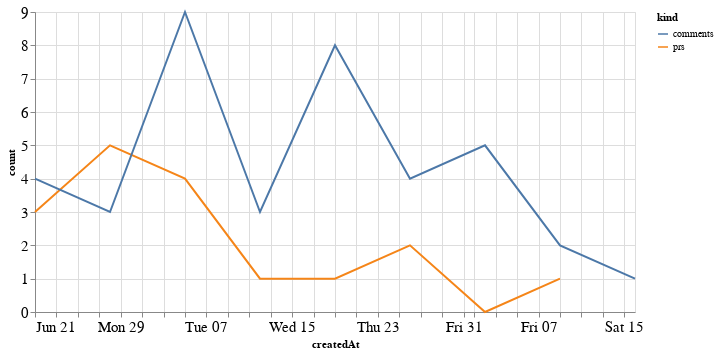

Notebook source saved alongside this figure:
### Code cell
alt.Chart(total_time, width=600).mark_line().encode(
    x='createdAt',
    y='count',
    color='kind'
)

### Figure 1 — Vega-Lite specification as saved in the notebook (floating-point values rounded to 4 significant figures)
{"config": {"axisLeft": {"labelFontSize": 15}, "axisBottom": {"labelFontSize": 15}}, "data": {"name": "data-6f2eb1bef7e07705f20adea1ee3d8329"}, "mark": "line", "encoding": {"color": {"type": "nominal", "field": "kind"}, "x": {"type": "temporal", "field": "createdAt"}, "y": {"type": "quantitative", "field": "count"}}, "width": 600, "$schema": "https://vega.github.io/schema/vega-lite/v4.8.1.json", "datasets": {"data-6f2eb1bef7e07705f20adea1ee3d8329": [{"createdAt": "2020-06-21T00:00:00", "kind": "prs", "count": 3.0}, {"createdAt": "2020-06-28T00:00:00", "kind": "prs", "count": 5.0}, {"createdAt": "2020-07-05T00:00:00", "kind": "prs", "count": 4.0}, {"createdAt": "2020-07-12T00:00:00", "kind": "prs", "count": 1.0}, {"createdAt": "2020-07-19T00:00:00", "kind": "prs", "count": 1.0}, {"createdAt": "2020-07-26T00:00:00", "kind": "prs", "count": 2.0}, {"createdAt": "2020-08-02T00:00:00", "kind": "prs", "count": 0.0}, {"createdAt": "2020-08-09T00:00:00", "kind": "prs", "count": 1.0}, {"createdAt": "2020-08-16T00:00:00", "kind": "prs", "count": null}, {"createdAt": "2020-06-21T00:00:00", "kind": "comments", "count": 4.0}, {"createdAt": "2020-06-28T00:00:00", "kind": "comments", "count": 3.0}, {"createdAt": "2020-07-05T00:00:00", "kind": "comments", "count": 9.0}, {"createdAt": "2020-07-12T00:00:00", "kind": "comments", "count": 3.0}, {"createdAt": "2020-07-19T00:00:00", "kind": "comments", "count": 8.0}, {"createdAt": "2020-07-26T00:00:00", "kind": "comments", "count": 4.0}, {"createdAt": "2020-08-02T00:00:00", "kind": "comments", "count": 5.0}, {"createdAt": "2020-08-09T00:00:00", "kind": "comments", "count": 2.0}, {"createdAt": "2020-08-16T00:00:00", "kind": "comments", "count": 1.0}]}}
